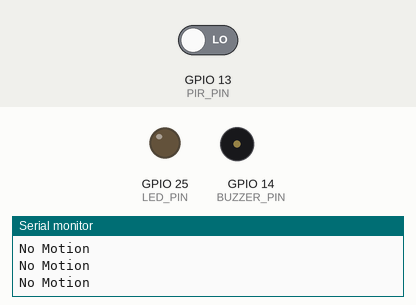
Recording of a program running on a simulated ESP32. On the bench: output pins drawn as LEDs (lit = HIGH), buzzer (waves = sounding, pin HIGH), the last lines printed to the serial monitor. The test bench sets the inputs (shaded band); at power-on: GPIO 13 (PIR_PIN) LOW.

Above: at 1.2 s.
1.3 s: GPIO 13 (PIR_PIN) driven HIGH
At 2.5 s:
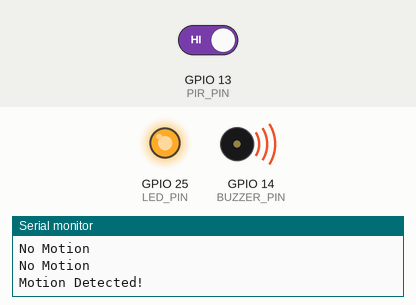
2.8 s: GPIO 13 (PIR_PIN) driven LOW
At 5.0 s:
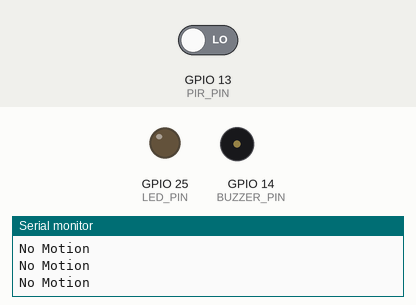
Timing chart, 0 to 6.5 s (numbered marks = the images above; inputs shaded):
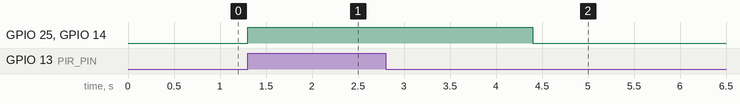

Measured:
- after the input at 1.3 s, GPIO 25 (LED_PIN), GPIO 14 (BUZZER_PIN): LOW → HIGH at once
- after the input at 2.8 s, GPIO 25 (LED_PIN), GPIO 14 (BUZZER_PIN): HIGH → LOW after 1.6 s

The program:

main.cpp
```cpp
#include <Arduino.h>

#define PIR_PIN 13
#define LED_PIN 25
#define BUZZER_PIN 14

void setup() {
  Serial.begin(115200);

  pinMode(PIR_PIN, INPUT);
  pinMode(LED_PIN, OUTPUT);
  pinMode(BUZZER_PIN, OUTPUT);

  digitalWrite(LED_PIN, LOW);
  digitalWrite(BUZZER_PIN, LOW);

  Serial.println("Motion Sensor Ready");
}

void loop() {

  int motion = digitalRead(PIR_PIN);

  if (motion == HIGH) {
    Serial.println("Motion Detected!");

    digitalWrite(LED_PIN, HIGH);

    digitalWrite(BUZZER_PIN, HIGH);

    delay(3000);

  }
  else {
    Serial.println("No Motion");

    digitalWrite(LED_PIN, LOW);

    digitalWrite(BUZZER_PIN, LOW);
  }

  delay(100);
}
```
